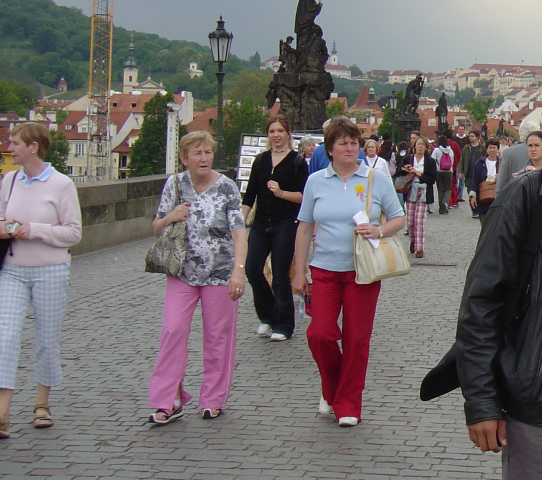
#> input picture Computer Vision/Object_Detection and _Tracking/crop001623.png, 1083 x 960 px (shown at 1/2 size)
$ python test.py
#> lines starting #> are read from the running program, lines starting #| are printed output that depends on the picture; after the words box and inside, x2 and y2 are one past the last pixel; in counts of white or black regions, pixels touching at a corner belong together
# Aim of this program is to use HOG to detect pedestrians (they are our objects now).
# We will be importing a pretrained SVM classifier for pedestrian detection.
import cv2
import numpy as np

# Initialise HOG descriptor
hog = cv2.HOGDescriptor()
hog.setSVMDetector(cv2.HOGDescriptor_getDefaultPeopleDetector())
# we call the setSVMDetector  to set the Support Vector Machine to be pre-trained pedestrian detector,
#loaded via the cv2.HOGDescriptor_getDefaultPeopleDetector()  function.

image = cv2.imread("crop001623.png") #(Taken from INRIA Person Dataset)
#> image is the input picture: shape (960, 1083, 3); mean B, G, R 109, 108.3, 114.4
image = cv2.resize(image, (400,400), interpolation = cv2.INTER_LINEAR)
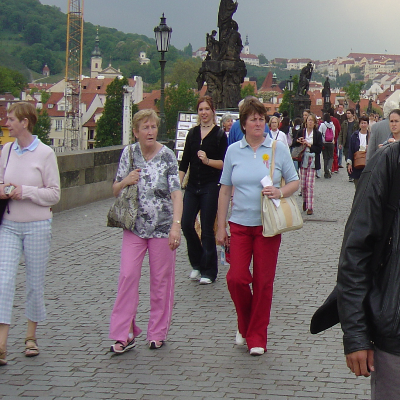
#> image: shape (400, 400, 3); mean B, G, R 108.8, 108.2, 114.3
# Resizing to reduce detection time and improve Detection accuracy
(rects, weights) = hog.detectMultiScale(image, winStride=(2, 2),padding=(8, 8), scale=1.05)
#> rects = [[276, 94, 70, 140], [172, 65, 168, 335], [68, 70, 163, 325]]; weights = [1.08, 1.17, 0.503]
# The detectMultiScale  method constructs an image pyramid with scale=1.05
# and a sliding window step size of (4, 4)  pixels in both the x and y direction, respectively.

# Drawing the rectangle in our image
for (x, y, w, h) in rects:
    cv2.rectangle(image, (x, y), (x + w, y + h), (0, 0, 255), 2)
#> this loop made 3 passes
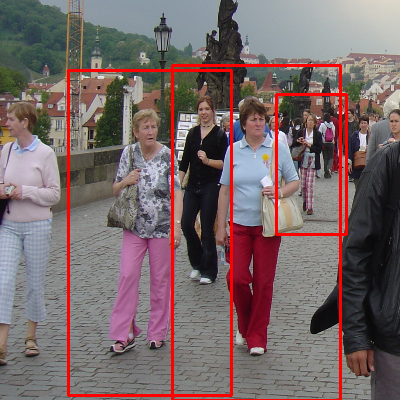
#> image: shape (400, 400, 3); 4.26% of pixels changed, all inside (x1, y1, x2, y2) = (67, 64, 348, 400)

# Note: Non-Maxima Suppression is not done. Non maxima Suppression will improve the results quite well. This will
# suppress the bounding boxes which overlap more than certain given threshold.

cv2.imshow("Image_with_people_detected", image)
cv2.waitKey()
cv2.destroyAllWindows()
